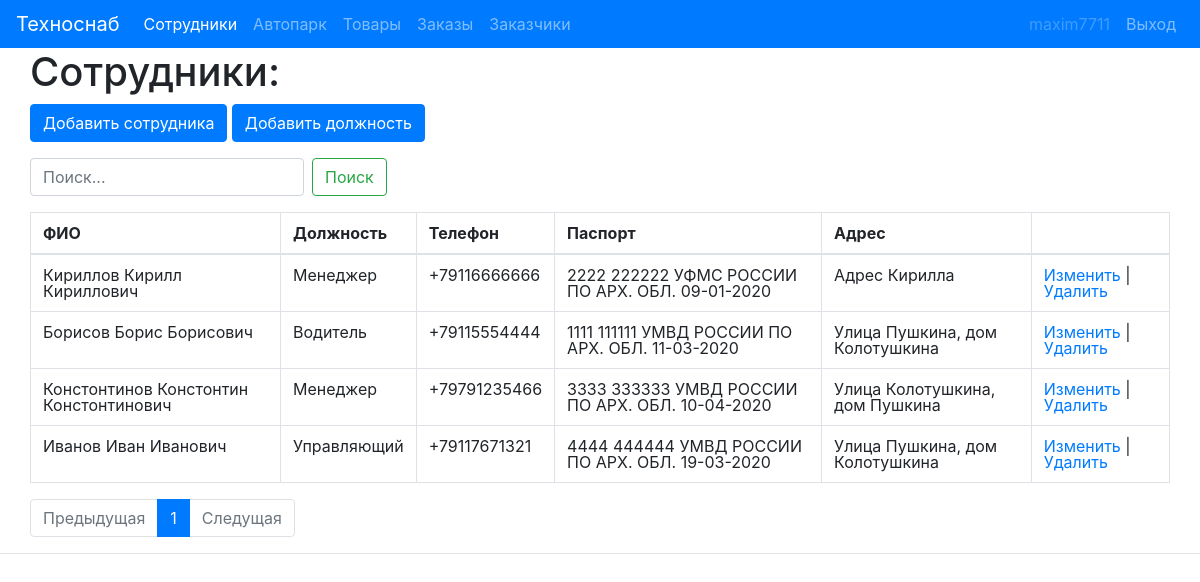
/workers/ (signed in), run on the app's committed database.
### workers/models.py (models this page shows, shortened)
class Worker(models.Model):
    first_name = models.CharField(max_length=20, verbose_name="Имя")
    middle_name = models.CharField(max_length=20, verbose_name="Фамилия")
    last_name = models.CharField(max_length=20, verbose_name="Отчество")
    phone = models.CharField(max_length=12, verbose_name="Телефон", unique=True)
    passport_seria = models.CharField(max_length=4, verbose_name="Серия Паспорта")
    passport_number = models.CharField(max_length=6, verbose_name="Номер Паспорта")
    passport_issued = models.CharField(max_length=100, verbose_name="Паспорт выдан")
    passport_date = models.DateField(verbose_name="Дата выдачи", null=True)
    adress = models.CharField(max_length=100, verbose_name="Адрес")
    P_position = models.ForeignKey(Position, verbose_name="Должность", null=True, on_delete=models.SET_NULL)
    T_work = models.ForeignKey(Type_work, verbose_name="Тип работы", null=True, on_delete=models.SET_NULL)
    time = models.IntegerField(verbose_name="Время работы", null=True)
    passport_img = models.ImageField(null=True, blank=True, upload_to="pasport_img/", verbose_name="Скан паспорта")
    class Meta:
        verbose_name = "Работник"
        verbose_name_plural ="Работники"

class Position(models.Model):
    position_caption = models.CharField(max_length=20, verbose_name="Наименование должности")
    def __str__(self):
        return self.position_caption
    class Meta:
        verbose_name = "Должность"
        verbose_name_plural ="Должности"

### workers/views.py (the view)
# urls.py: path('workers/', include('workers.urls')),
def workers(request):
    search_query = request.GET.get('search', '')
    if search_query:
        worker = Worker.objects.filter(Q(first_name__icontains=search_query) | Q(middle_name__icontains=search_query) | Q(last_name__icontains=search_query))
    else:
        worker = Worker.objects.all()
    paginator = Paginator(worker, 10)
    page_number = request.GET.get('page', 1)
    page = paginator.get_page(page_number)
    is_paginated = page.has_other_pages()
    if page.has_previous():
        prev_url = '?page={}'.format(page.previous_page_number())
    else:
        prev_url = ''
    if page.has_next():
        next_url = '?page={}'.format(page.next_page_number())
    else:
        next_url = ''
    context = {
        'page_object': page,
        'is_paginated': is_paginated,
        'next_page_url': next_url,
        'prev_page_url': prev_url,
    }
    return render(request, 'workers.html', context=context)

### workers/templates/workers.html (shortened to what this page needs)
{% extends 'base.html' %}
{% block filesLink %}
{% load static %}
{% endblock %}
{% block content %}
<div class="container-fluid">
	<div class="row">
		<div class="col">
			<h1>Сотрудники:</h1>
			<p><a href="create/" class="btn btn-primary">Добавить сотрудника</a> <a href="create_pos/" class="btn btn-primary">Добавить должность</a></p>
			<p>
				<form  method="get" class="form-inline">
			    <input class="form-control mr-sm-2" type="search" name="search" placeholder="Поиск..." aria-label="Search">
			    <button class="btn btn-outline-success my-2 my-sm-0" type="submit">Поиск</button>
			</form>
			</p>
			<table class="table table-bordered">
			  <thead>
			    <tr>
			      <th scope="col">ФИО</th>
			      <th scope="col">Должность</th>
			      <th scope="col">Телефон</th>
			      <th scope="col">Паспорт</th>
			      <th scope="col">Адрес</th>
			      <th scope="col"></th>
			    </tr>
			  </thead>
			  <tbody>
			  	{% for person in page_object.object_list %}
			    	<tr>
					      <td>
					      		{% if person.middle_name == None %} - {% else %} {{person.middle_name}} {% endif %}
					      		{% if person.first_name == None %} - {% else %} {{person.first_name}} {% endif %}
					      		{% if person.last_name == None %} - {% else %} {{person.last_name}} {% endif %}
					      </td>
					      <td>
					       		{% if person.P_position == None %} - {% else %} {{person.P_position}} {% endif %}</td>
					      <td>
					      {% if person.phone == None %} - {% else %} {{person.phone}} {% endif %}
					      </td>
					      <td>
								{% if person.passport_seria == None %} - {% else %} {{person.passport_seria}}{% endif %}
								{% if person.passport_number == None %} - {% else %} {{person.passport_number}}{% endif %}
								{% if person.passport_issued == None %} - {% else %} {{person.passport_issued}}{% endif %}
								{% if person.passport_date == None %} - {% else %} {{person.passport_date}}{% endif %}
					      </td>
					      <td>
								{% if person.adress == None %} - {% else %} {{person.adress}} {% endif %}
					      </td>
					      <td><a href="edit/{{person.id}}">Изменить </a> | <a href="delete/{{person.id}}">Удалить</a></td>
			   	 	</tr>
			    {% endfor %}
			  </tbody>
			</table>
				<nav aria-label="...">
					  <ul class="pagination">
						    <li class="page-item {%if not prev_page_url %} disabled {% endif %}">
						      	<a class="page-link" href="{{ prev_page_url }}" tabindex="-1" aria-disabled="true">Предыдущая</a>
						    </li>
							{% for n in page_object.paginator.page_range %}
								{% if page_object.number == n %}
									<li class="page-item active" aria-current="page">
								    	<a class="page-link" href="?page={{ n }}">{{ n }} <span class="sr-only">(current)</span></a>
								    </li>
									{% elif n > page_object.number|add:-3 and n < page_object.number|add:3 %}
								    <li class="page-item">
								    	<a class="page-link" href="?page={{ n }}">{{ n }}</a>
								    </li>
								{% endif %}
							{% endfor %}
						    <li class="page-item {%if not next_page_url %} disabled {% endif %}">
						      	<a class="page-link" href="{{ next_page_url }} ">Следущая</a>
						    </li>
					  </ul>
				</nav>
		</div>
	</div>
</div>
{% endblock %}

### main/templates/base.html (shortened to what this page needs)
<!DOCTYPE html>
<html lang="en">
<head>
	{% load static %}
	<link rel="stylesheet" href="https://stackpath.bootstrapcdn.com/bootstrap/4.4.1/css/bootstrap.min.css">
	<link rel="stylesheet" href="{% static 'css/reset.css' %}">
	<link rel="stylesheet" href="{% static 'css/BaseStyle.css' %}">
</head>
<body>
 <nav class="navbar navbar-expand-lg  navbar-dark bg-primary">
  <a class="navbar-brand" href="#">Техноснаб</a>
  <div class="collapse navbar-collapse" id="navbarSupportedContent">
	   <ul class="navbar-nav mr-auto">
				      {% url 'workers' as url_workers %}
								{% url 'cars' as url_cars %}
								{% url 'services' as url_services %}
								{% url 'orders' as url_orders %}
								{% url 'customers' as url_customers %}
								{% url 'login' as url_login %}
								{% url 'logout' as url_logout %}
								{% url 'register' as url_register %}
								<li class="nav-item "><a class="nav-link {% if url_workers == request.path %}active{% endif %}" href="{{url_workers}}">Сотрудники</a></li>
								<li class="nav-item "><a class="nav-link {% if url_cars == request.path %}active{% endif %} " href="{{url_cars}}">Автопарк</a></li>
								<li class="nav-item "><a class="nav-link {% if url_services == request.path %}active{% endif %}" href="{{url_services}}">Товары</a></li>
								<li class="nav-item "><a class="nav-link {% if url_orders == request.path %}active{% endif %}" href="{{url_orders}}">Заказы</a></li>
								<li class="nav-item "><a class="nav-link {% if url_customers == request.path %}active{% endif %}" href="{{url_customers}}">Заказчики</a></li>
				    </ul>
				    <form class="form-inline my-2 my-lg-0">
						    <ul class="navbar-nav ">
								{% if user.is_staff %}
									<li class="nav-item "><a class="nav-link disabled" href="{{url_register}}">{{request.user}}</a></li>
									<li class="nav-item "><a class="nav-link {% if url_logout == request.path %}active{% endif %}" href="{{url_logout}}">Выход</a></li>
								{% else %}
									<li class="nav-item "><a class="nav-link {% if url_login == request.path %}active{% endif %}" href="{{url_login}}">Авторизация</a></li>
								{% endif %}
							</ul>
    </form>
  </div>
</nav>
	<div class="container-fluid">
		<div class="row">
			<div class="col">
	{% if request.user.is_authenticated  %}
	{% block content%}
	{% endblock %}
	{% else %}
		<h1>Вы не авторизованы</h1>
	{% endif %}
			</div>
		</div>
	</div>
	<footer class="footer text-muted justify ">
					<hr>
	</footer>
</body>
</html>

### data on the page
Worker: middle_name "Кириллов", first_name "Кирилл", last_name "Кириллович", P_position "Менеджер", phone "+79116666666", passport_seria "2222", passport_number "222222", passport_issued "УФМС РОССИИ ПО АРХ. ОБЛ.", passport_date "09-01-2020", adress "Адрес Кирилла"
Worker: middle_name "Борисов", first_name "Борис", last_name "Борисович", P_position "Водитель", phone "+79115554444", passport_seria "1111", passport_number "111111", passport_issued "УМВД РОССИИ ПО АРХ. ОБЛ.", passport_date "11-03-2020", adress "Улица Пушкина, дом Колотушкина"
Worker: middle_name "Констонтинов", first_name "Констонтин", last_name "Констонтинович", P_position "Менеджер", phone "+79791235466", passport_seria "3333", passport_number "333333", passport_issued "УМВД РОССИИ ПО АРХ. ОБЛ.", passport_date "10-04-2020", adress "Улица Колотушкина, дом Пушкина"
Worker: middle_name "Иванов", first_name "Иван", last_name "Иванович", P_position "Управляющий", phone "+79117671321", passport_seria "4444", passport_number "444444", passport_issued "УМВД РОССИИ ПО АРХ. ОБЛ.", passport_date "19-03-2020", adress "Улица Пушкина, дом Колотушкина"

### other printed values
{{ request.user }} "maxim7711"
{{ n }} "1"
